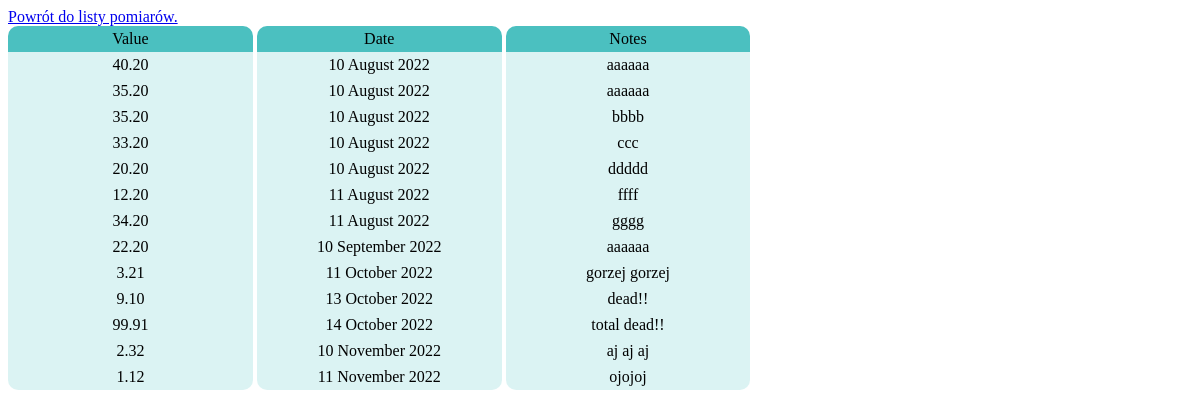
Page /measurements_all on the committed database.
### measurements/models.py (models this page shows)
class Measurement(models.Model):
    value = models.DecimalField(decimal_places=2, max_digits=4)
    measured_date = models.DateField()
    notes = models.TextField(null=True)

### measurements/views.py (the view)
# urls.py: path('measurements_all', views.measurements_all, name='measurements_all'),
def measurements_all(request):
    measurements = Measurement.objects.order_by('measured_date')
    return render(request,'measurements/measurements_all.html', {'measure':measurements})

### measurements/templates/measurements/measurements_all.html (shortened to what this page needs)
{% extends 'base.html' %}
{% block content %}
<a href="{% url 'measurement_list' %}">Powrót do listy pomiarów.</a>
<div>
    <div class="col_top">Value</div>
    <div class="col_top">Date</div>
    <div class="col_top">Notes</div>
</div>
<div>
    {% for row in measure %}
    <div class="row">
        <div {% if forloop.last %} class=col_last {% else %} class=col  {% endif %}>{{ row.value }}</div>
        <div {% if forloop.last %} class=col_last {% else %} class=col  {% endif %}>{{ row.measured_date|date:"j F Y" }}</div>
        <div {% if forloop.last %} class=col_last {% else %} class=col  {% endif %}>{{ row.notes }}</div>
    </div>
    {% endfor %}
</div>
{% endblock %}

### measurements/static/css/style.css (style rules this page uses)
.col_top { border-radius: 10px 10px 0 0; display: inline-block; width: 20%; text-align: center; padding: 4px; background-color: rgba(75, 192, 192, 1); }
.col { display: inline-block; width: 20%; text-align: center; padding: 4px; background-color: rgba(75, 192, 192, 0.2); }
.col_last { border-radius: 0 0 10px 10px; display: inline-block; width: 20%; text-align: center; padding: 4px; background-color: rgba(75, 192, 192, 0.2); }
.row:after { content: ""; display: table; clear: both; }

### rows in the picture
Measurement: value "40.20", measured_date "10 August 2022", notes "aaaaaa"
Measurement: value "35.20", measured_date "10 August 2022", notes "aaaaaa"
Measurement: value "35.20", measured_date "10 August 2022", notes "bbbb"
Measurement: value "33.20", measured_date "10 August 2022", notes "ccc"
Measurement: value "20.20", measured_date "10 August 2022", notes "ddddd"
Measurement: value "12.20", measured_date "11 August 2022", notes "ffff"
Measurement: value "34.20", measured_date "11 August 2022", notes "gggg"
Measurement: value "22.20", measured_date "10 September 2022", notes "aaaaaa"
Measurement: value "3.21", measured_date "11 October 2022", notes "gorzej gorzej"
Measurement: value "9.10", measured_date "13 October 2022", notes "dead!!"
Measurement: value "99.91", measured_date "14 October 2022", notes "total dead!!"
Measurement: value "2.32", measured_date "10 November 2022", notes "aj aj aj"
Measurement: value "1.12", measured_date "11 November 2022", notes "ojojoj"
